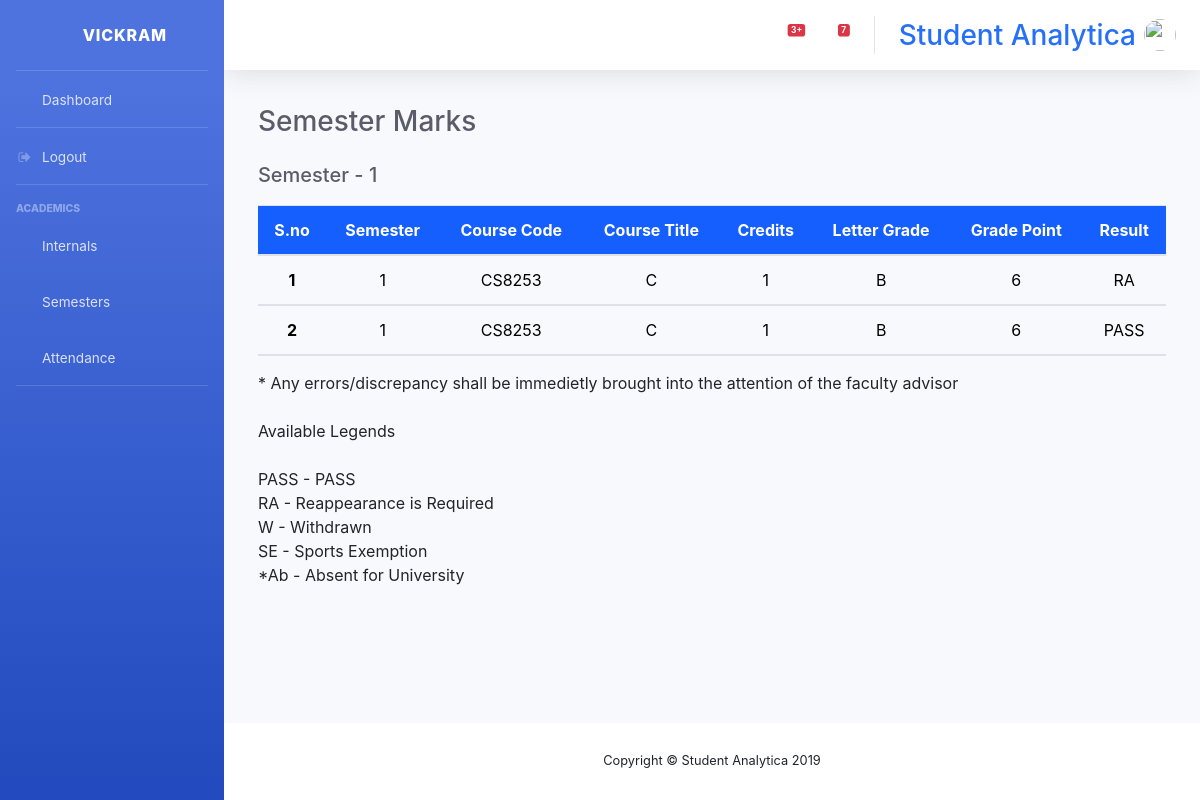
The app's page /academics/semesters/ (signed in) with its own data.
### console/models.py (models this page shows, shortened)
class Semester(models.Model):
    RESULT = (('PASS','PASS'),('RA','Reappearance is Required'),('W','Withdrawal'),('SE','Sports Exemption'),('*Ab','Absent for Univeristy Exam'))
    student = models.ForeignKey(User, on_delete=models.CASCADE)
    subject = models.ForeignKey(Subject, on_delete=models.CASCADE)
    grade = models.ForeignKey(Grade, on_delete=models.CASCADE, default=1)
    result = models.CharField(max_length=30, choices=RESULT, default='PASS')

class Subject(models.Model):
    CRED = (('1','1'),('2','2'),('3','3'),('4','4'),('5','5'),('6','6'))
    SEM = (('1','1'),('2','2'),('3','3'),('4','4'),('5','5'),('6','6'),('7','7'),('8','8'))
    subname = models.CharField(max_length=100)
    subcode = models.CharField(max_length=7, unique=True)
    subcred = models.CharField(max_length=1, choices=CRED, default='1')
    sem = models.CharField(max_length=1, choices=SEM, default='1')

class Grade(models.Model):
    points = models.IntegerField()
    letter = models.CharField(max_length=1, unique=True)

### console/views.py (the view)
# urls.py: path('academics/semesters/', views.semesters, name='semesters'),
def semesters(request):
    if request.user.is_staff:
        formset = modelformset_factory(Semester, fields=('student','subject','grade','result'), extra=0)
        if request.method == "GET":
            search = request.GET.get('subject-query')
        if request.method == "POST":
            forms=formset(request.POST)
            if forms.is_valid():
                forms.save()
                return redirect('assigned_sem')
        forms = formset(queryset=(Semester.objects.filter(subject__subcode=search)))
        return render(request, 'console/academics/semesters.html', {'forms':forms})
    else:
        context={
            'semesters1': Semester.objects.filter(student__username=request.user.username).filter(subject__sem=1),
            'semesters2': Semester.objects.filter(student__username=request.user.username).filter(subject__sem=2),
            'semesters3': Semester.objects.filter(student__username=request.user.username).filter(subject__sem=3),
            'semesters4': Semester.objects.filter(student__username=request.user.username).filter(subject__sem=4),
            'semesters5': Semester.objects.filter(student__username=request.user.username).filter(subject__sem=5),
            'semesters6': Semester.objects.filter(student__username=request.user.username).filter(subject__sem=6),
            'semesters7': Semester.objects.filter(student__username=request.user.username).filter(subject__sem=7),
            'semesters8': Semester.objects.filter(student__username=request.user.username).filter(subject__sem=8),
        }
        return render(request, 'student/academics/semesters.html',context)

### console/templates/student/academics/semesters.html (shortened to what this page needs)
{% extends "base.html" %}
{% block content %}
<link rel="stylesheet" href="https://maxcdn.bootstrapcdn.com/bootstrap/4.0.0/css/bootstrap.min.css">
<link rel="stylesheet" href="https://cdnjs.cloudflare.com/ajax/libs/font-awesome/4.7.0/css/font-awesome.min.css">
<div style="padding: 2%">
    <h1 class="h3 mb-0 text-gray-800">Semester Marks</h1>
    {% for semester in semesters1 %}
    {% if forloop.counter == 1 %}
    <table class="table" style="margin-top: 2%">
        <br>
        <h5 class="h5 mb-0 text-gray-800">Semester - {{semester.subject.sem}}</h5>
        <thead class="thead" style="background-color: rgb(21, 95, 255); color: white; text-align: center;">
            <tr>
            <th scope="col">S.no</th>
            <th scope="col">Semester</th>
            <th scope="col">Course Code</th>
            <th scope="col">Course Title</th>
            <th scope="col">Credits</th>
            <th scope="col">Letter Grade</th>
            <th scope="col">Grade Point</th>
            <th scope="col">Result</th>
            </tr>
        </thead>
    {% endif %}
        <tbody style="text-align: center; color: black">
            <tr>
            <th scope="row">{{forloop.counter}}</th>
            <td>{{semester.subject.sem}}</td>
            <td>{{semester.subject.subcode}}</td>
            <td>{{semester.subject.subname}}</td>
            <td>{{semester.subject.subcred}}</td>
            <td>{{semester.grade.letter}}</td>
            <td>{{semester.grade.points}}</td>
            <td>{{semester.result}}</td>
            </tr>
        </tbody>
    {% endfor %}
    </table>
    <span>* Any errors/discrepancy shall be immedietly brought into the attention of the faculty advisor</span>
    <br><br>
    <span>Available Legends <br><br> PASS - PASS <br> RA - Reappearance is Required <br> W - Withdrawn <br> SE - Sports Exemption <br> *Ab - Absent for University</span>
</div>
{% endblock content %}

### console/templates/base.html (shortened to what this page needs)
{% load staticfiles %}
<!DOCTYPE html>
<html lang="en">
<head>
  <link href="{% static 'vendor/fontawesome-free/css/all.min.css' %}" rel="stylesheet" type="text/css">
  <link rel="stylesheet" href="https://cdnjs.cloudflare.com/ajax/libs/font-awesome/4.7.0/css/font-awesome.min.css">
  <link href="{% static 'css/sb-admin-2.min.css' %}" rel="stylesheet">
</head>
<body id="page-top">
  <div id="wrapper">
    <ul class="navbar-nav bg-gradient-primary sidebar sidebar-dark accordion" id="accordionSidebar">
      <a class="sidebar-brand d-flex align-items-center justify-content-center" href="">
        <div class="sidebar-brand-icon rotate-n-15">
          <i class="fas fa-laugh-wink"></i>
        </div>
        <div class="sidebar-brand-text mx-3">{{user.username}}</div>
      </a>
      <hr class="sidebar-divider my-0">
      <li class="nav-item">
        <a class="nav-link" href="{% url 'home' %}">
          <i class="fas fa-fw fa-tachometer-alt"></i>
          <span>Dashboard</span>
        </a>
      </li>
      <hr class="sidebar-divider my-0">
      <li class="nav-item">
        <a class="nav-link" href="{% url 'logout' %}">
          <i class="fa fa-fw fa-sign-out"></i>
          <span>Logout</span>
        </a>
      </li>
      <hr class="sidebar-divider">
      <div class="sidebar-heading">
        Academics
      </div>
      <li class="nav-item">
        <a class="nav-link collapsed" href="{% url 'assigned_class' %}">
          <i class="fas fa-fw fa-file-alt"></i>
          <span>Internals</span>
        </a>
      </li>
      <li class="nav-item">
        <a class="nav-link" href="{% url 'assigned_sem' %}">
          <i class="far fa-fw fa-copy"></i>
          <span>Semesters</span></a>
      </li>
      <li class="nav-item">
        <a class="nav-link" href="#">
          <i class="fas fa-fw fa-chart-area"></i>
          <span>Attendance</span></a>
      </li>
      <hr class="sidebar-divider d-none d-md-block">
    </ul>
    <div id="content-wrapper" class="d-flex flex-column">
      <div id="content">
        <nav class="navbar navbar-expand navbar-light bg-white topbar mb-3 static-top shadow">
          <ul class="navbar-nav ml-auto">
            <li class="nav-item dropdown no-arrow mx-1">
              <a class="nav-link dropdown-toggle" href="#" id="alertsDropdown" role="button" data-toggle="dropdown" aria-haspopup="true" aria-expanded="false">
                <span class="badge badge-danger badge-counter">3+</span>
              </a>
            </li>
            <li class="nav-item dropdown no-arrow mx-1">
              <a class="nav-link dropdown-toggle" href="#" id="messagesDropdown" role="button" data-toggle="dropdown" aria-haspopup="true" aria-expanded="false">
                <i class="fas fa-envelope fa-fw"></i>
                <span class="badge badge-danger badge-counter">7</span>
              </a>
            </li>
            <li class="nav-item">
              <a class="nav-link">
                <h3 class="mr-2 d-none d-lg-inline active" style="color: rgb(38, 111, 247); padding-top:10px">Student Analytica</h3>
                <img class="img-profile rounded-circle" src="{% static '{{user.profile.image}}' %}">
              </a>
            </li>
          </ul>
        </nav>
        <div class="container-fluid">
            {% block content %}
            {% endblock content %}
        </div>
      </div>
      <footer class="sticky-footer bg-white">
        <div class="container my-auto">
          <div class="copyright text-center my-auto">
            <span>Copyright &copy; Student Analytica 2019</span>
          </div>
        </div>
      </footer>
    </div>
  </div>
</body>
</html>

### records on screen
Semester: subject.sem "1", subject.subcode "CS8253", subject.subname "C", subject.subcred "1", grade.letter "B", grade.points "6", result "RA"
Semester: subject.sem "1", subject.subcode "CS8253", subject.subname "C", subject.subcred "1", grade.letter "B", grade.points "6", result "PASS"

### other values on screen
{{ user.username }} "VICKRAM"
